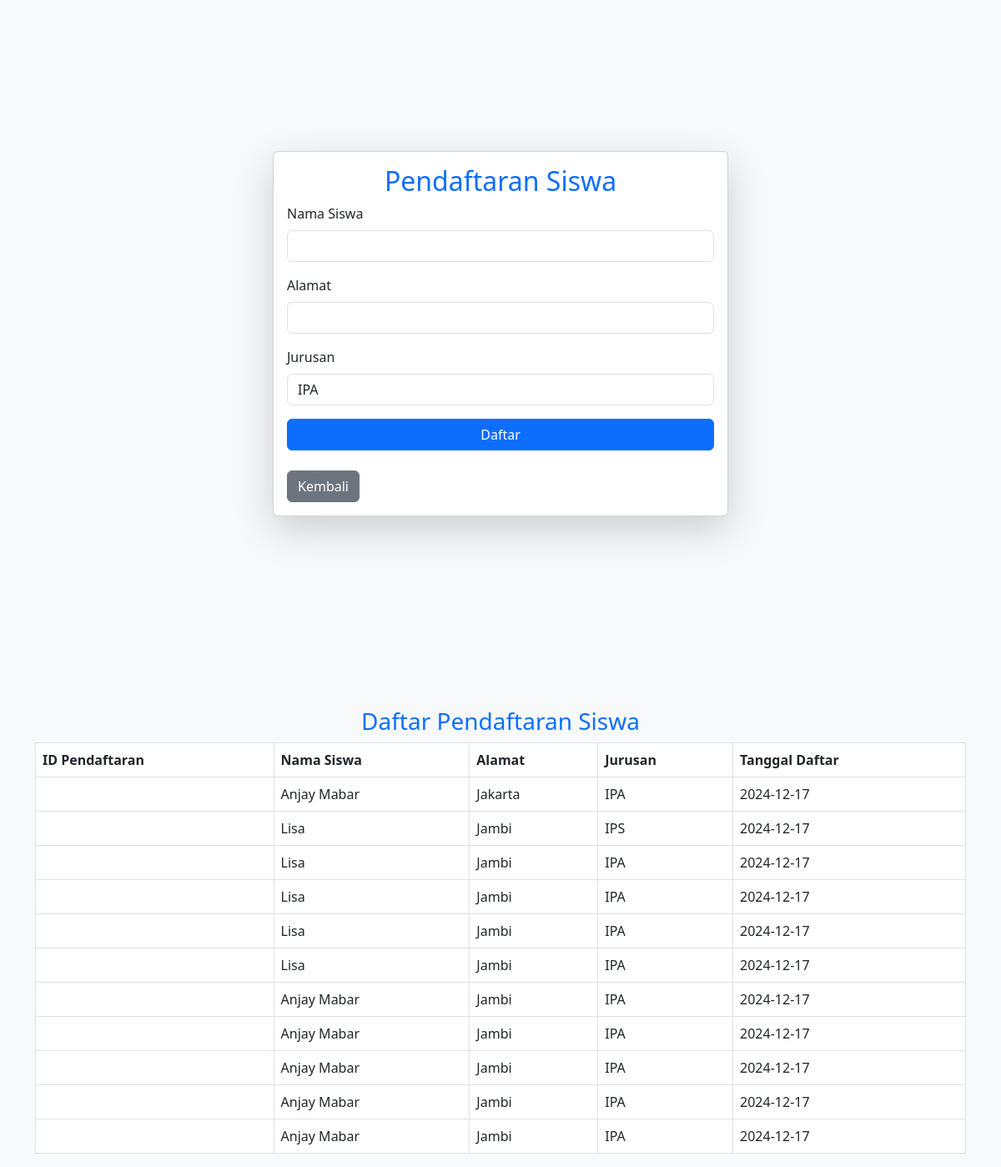
The page /calon_pendaftar/pendaftaran.php on the database its author committed.
### tables this page shows
CREATE TABLE `pendaftaran` (
  `id` int(11) NOT NULL,
  `nama_siswa` varchar(100) NOT NULL,
  `alamat` varchar(255) NOT NULL,
  `jurusan` varchar(100) NOT NULL,
  `tanggal_daftar` date NOT NULL,
  `status` varchar(50) DEFAULT 'pending'
);

### calon_pendaftar/pendaftaran.php (the view, shortened to what this page needs)
<?php
include "../koneksi.php";
$query = "SELECT * FROM pendaftaran";
$result = mysqli_query($conn, $query);
?>
<!DOCTYPE html>
<html lang="id">
<head>
    <link href="https://cdn.jsdelivr.net/npm/bootstrap@5.3.0/dist/css/bootstrap.min.css" rel="stylesheet">
</head>
<body class="bg-light">
    <div class="container">
        <div class="row justify-content-center align-items-center vh-100">
            <div class="col-md-6">
                <div class="card shadow-lg">
                    <div class="card-body">
                        <h2 class="text-center text-primary">Pendaftaran Siswa</h2>
                        <form method="POST">
                            <div class="mb-3">
                                <label for="nama_siswa" class="form-label">Nama Siswa</label>
                                <input type="text" name="nama_siswa" id="nama_siswa" class="form-control" required>
                            </div>
                            <div class="mb-3">
                                <label for="alamat" class="form-label">Alamat</label>
                                <input type="text" name="alamat" id="alamat" class="form-control" required>
                            </div>
                            <div class="mb-3">
                                <label for="jurusan" class="form-label">Jurusan</label>
                                <select name="jurusan" id="jurusan" class="form-control" required>
                                    <option value="IPA">IPA</option>
                                </select>
                            </div>
                            <button type="submit" name="daftar" class="btn btn-primary w-100">Daftar</button>
                            <br><br>
                            <a href="dashboard.php" class="btn btn-secondary"><i class="fas fa-arrow-left"></i> Kembali</a>
                        </form>
                    </div>
                </div>
            </div>
        </div>
        <div class="row mt-5">
            <div class="col-md-12">
                <h3 class="text-center text-primary">Daftar Pendaftaran Siswa</h3>
                <?php
                if (mysqli_num_rows($result) > 0) {
                    echo "<table class='table table-bordered'>";
                    echo "<thead><tr><th>ID Pendaftaran</th><th>Nama Siswa</th><th>Alamat</th><th>Jurusan</th><th>Tanggal Daftar</th></tr></thead>";
                    echo "<tbody>";
                    while ($row = mysqli_fetch_assoc($result)) {
                        echo "<tr>";
                        echo "<td>" . $row['id_pendaftaran'] . "</td>";
                        echo "<td>" . $row['nama_siswa'] . "</td>";
                        echo "<td>" . $row['alamat'] . "</td>";
                        echo "<td>" . $row['jurusan'] . "</td>";
                        echo "<td>" . $row['tanggal_daftar'] . "</td>";
                        echo "</tr>";
                    }
                    echo "</tbody></table>";
                } else {
                    echo "<p class='text-center'>Tidak ada data pendaftaran.</p>";
                }
                ?>
            </div>
        </div>
    </div>
</body>
</html>

### rows shown on the page
pendaftaran: nama_siswa "Anjay Mabar", alamat "Jakarta", jurusan "IPA", tanggal_daftar "2024-12-17"
pendaftaran: nama_siswa "Lisa", alamat "Jambi", jurusan "IPS", tanggal_daftar "2024-12-17"
pendaftaran: nama_siswa "Lisa", alamat "Jambi", jurusan "IPA", tanggal_daftar "2024-12-17"
pendaftaran: nama_siswa "Lisa", alamat "Jambi", jurusan "IPA", tanggal_daftar "2024-12-17"
pendaftaran: nama_siswa "Lisa", alamat "Jambi", jurusan "IPA", tanggal_daftar "2024-12-17"
pendaftaran: nama_siswa "Lisa", alamat "Jambi", jurusan "IPA", tanggal_daftar "2024-12-17"
pendaftaran: nama_siswa "Anjay Mabar", alamat "Jambi", jurusan "IPA", tanggal_daftar "2024-12-17"
pendaftaran: nama_siswa "Anjay Mabar", alamat "Jambi", jurusan "IPA", tanggal_daftar "2024-12-17"
pendaftaran: nama_siswa "Anjay Mabar", alamat "Jambi", jurusan "IPA", tanggal_daftar "2024-12-17"
pendaftaran: nama_siswa "Anjay Mabar", alamat "Jambi", jurusan "IPA", tanggal_daftar "2024-12-17"
pendaftaran: nama_siswa "Anjay Mabar", alamat "Jambi", jurusan "IPA", tanggal_daftar "2024-12-17"
